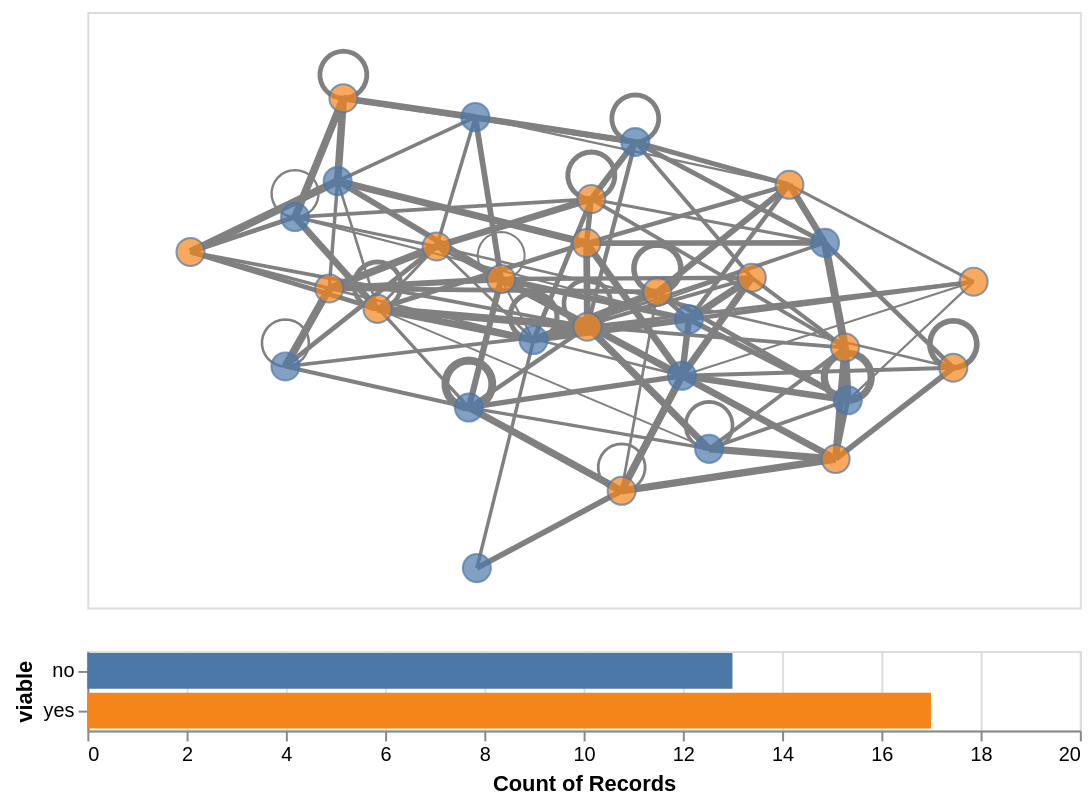

This figure's notebook cell:
### Code cell
# Get the node layer
#   The possible layers are [edges, arrows, nodes, labels], in this order,
#   but arrows are present only if G is directed and labels only if node_label is not None.
nodes = chart.layer[-1] # Assuming no labels; fine with both directed and undirected G

# Build a brush
brush = alt.selection_interval(encodings = ['x', 'y'])
colour = alt.Color('viable:N', legend = None)

# Condition nodes based on brush
nodes = nodes.encode(
    fill = alt.condition(brush, colour, alt.value('gray')),
).add_params(brush)

# Create a bar graph to show highlighted nodes
bars = alt.Chart(nodes.data).mark_bar().encode(
    x = alt.X('count()').scale(domain = (0, 20)),
    y = 'viable',
    color = 'viable',
).transform_filter(brush)

# Recombine layers, copy size and axes' ranges, and combine vertically with bars
edges = chart.layer[0] + chart.layer[1] if G.is_directed() else chart.layer[0] # include arrows if present
graph_chart = anx.copy_size_and_axes(chart, edges + nodes) # maintain the original aspect ratio
graph_chart & bars.properties(width = graph_chart.width) # match widths and stack vertically

### Figure 1 — Vega-Lite specification as saved in the notebook (floating-point values rounded to 4 significant figures; data arrays with more than 128 entries replaced by an {"elided": "..."} marker saying what was removed)
{"config": {"view": {"continuousWidth": 300, "continuousHeight": 300}}, "vconcat": [{"layer": [{"data": {"name": "data-8521c33eb0b33415c8d2065c48f2d704"}, "mark": {"type": "line", "color": "grey", "point": {"opacity": 0, "size": 400}}, "encoding": {"detail": {"field": "edge", "type": "quantitative"}, "order": {"field": "order", "type": "quantitative"}, "strokeWidth": {"field": "weight", "legend": null, "type": "quantitative"}, "x": {"axis": null, "field": "x", "type": "quantitative"}, "y": {"axis": null, "field": "y", "type": "quantitative"}}}, {"data": {"name": "data-e85bd6acfd169b6c88eb91efb2ea89f9"}, "mark": {"type": "point", "shape": "circle", "size": 200, "strokeWidth": 1.0}, "encoding": {"fill": {"condition": {"param": "param_54853b0de6a785bc", "field": "viable", "legend": null, "type": "nominal"}, "value": "gray"}, "tooltip": [{"field": "importance", "type": "quantitative"}, {"field": "name", "type": "quantitative"}, {"field": "viable", "type": "nominal"}], "x": {"axis": null, "field": "x", "type": "quantitative"}, "y": {"axis": null, "field": "y", "type": "quantitative"}}, "name": "view_bbb2224dafde1408_0"}], "encoding": {"x": {"scale": {"domain": [-0.2195, 1.893]}}, "y": {"scale": {"domain": [-0.08366, 1.184]}}}, "height": 300.0, "width": 500.0}, {"data": {"name": "data-e85bd6acfd169b6c88eb91efb2ea89f9"}, "mark": {"type": "bar"}, "encoding": {"color": {"field": "viable", "type": "nominal"}, "x": {"aggregate": "count", "scale": {"domain": [0, 20]}, "type": "quantitative"}, "y": {"field": "viable", "type": "nominal"}}, "transform": [{"filter": {"param": "param_54853b0de6a785bc"}}], "width": 500.0}], "params": [{"name": "param_54853b0de6a785bc", "select": {"type": "interval", "encodings": ["x", "y"]}, "views": ["view_bbb2224dafde1408_0"]}], "$schema": "https://vega.github.io/schema/vega-lite/v6.4.1.json", "datasets": {"data-8521c33eb0b33415c8d2065c48f2d704": {"elided": "774 records"}, "data-e85bd6acfd169b6c88eb91efb2ea89f9": [{"node": 0, "x": 1.399, "y": 0.3571, "importance": -1.278, "name": 375, "viable": "no"}, {"node": 1, "x": 0.398, "y": 0.5516, "importance": 0.7034, "name": 871, "viable": "yes"}, {"node": 2, "x": 0.5238, "y": 0.6845, "importance": 0.2725, "name": 20, "viable": "yes"}, {"node": 3, "x": 0.9176, "y": 0.1644, "importance": -0.2476, "name": 579, "viable": "yes"}, {"node": 4, "x": 1.393, "y": 0.4693, "importance": 0.4382, "name": 926, "viable": "yes"}, {"node": 5, "x": 0.6094, "y": 0.0, "importance": -0.8683, "name": 316, "viable": "no"}, {"node": 6, "x": 0.2225, "y": 0.7471, "importance": 0.8133, "name": 675, "viable": "no"}, {"node": 7, "x": 1.061, "y": 0.5293, "importance": -0.2371, "name": 426, "viable": "no"}, {"node": 8, "x": 0.5924, "y": 0.3417, "importance": -0.7036, "name": 757, "viable": "no"}, {"node": 9, "x": 1.104, "y": 0.2538, "importance": -2.645, "name": 90, "viable": "no"}, {"node": 10, "x": 1.373, "y": 0.2321, "importance": -0.5532, "name": 48, "viable": "yes"}, {"node": 11, "x": 1.275, "y": 0.8157, "importance": 0.6334, "name": 591, "viable": "yes"}, {"node": 12, "x": 0.3132, "y": 0.8236, "importance": -1.483, "name": 586, "viable": "no"}, {"node": 13, "x": 0.8447, "y": 0.5138, "importance": 1.595, "name": 81, "viable": "yes"}, {"node": 14, "x": 0.6612, "y": 0.6151, "importance": 0.4182, "name": 439, "viable": "yes"}, {"node": 15, "x": 0.8429, "y": 0.6917, "importance": 0.4315, "name": 798, "viable": "yes"}, {"node": 16, "x": 1.667, "y": 0.6096, "importance": 0.1832, "name": 493, "viable": "yes"}, {"node": 17, "x": 0.202, "y": 0.4292, "importance": -0.5643, "name": 725, "viable": "no"}, {"node": 18, "x": 0.853, "y": 0.7854, "importance": -1.642, "name": 672, "viable": "yes"}, {"node": 19, "x": 0.2952, "y": 0.5952, "importance": -1.14, "name": 629, "viable": "yes"}, {"node": 20, "x": 0.9466, "y": 0.907, "importance": -1.722, "name": 825, "viable": "no"}, {"node": 21, "x": 1.623, "y": 0.4265, "importance": 0.2248, "name": 91, "viable": "yes"}, {"node": 22, "x": 0.0, "y": 0.6728, "importance": 0.02047, "name": 302, "viable": "yes"}, {"node": 23, "x": 1.35, "y": 0.6921, "importance": -1.21, "name": 801, "viable": "no"}, {"node": 24, "x": 0.3253, "y": 1.0, "importance": -1.702, "name": 478, "viable": "yes"}, {"node": 25, "x": 0.7301, "y": 0.4854, "importance": -0.248, "name": 966, "viable": "no"}, {"node": 26, "x": 0.9936, "y": 0.5878, "importance": 0.4766, "name": 724, "viable": "yes"}, {"node": 27, "x": 1.046, "y": 0.4093, "importance": 2.035, "name": 630, "viable": "no"}, {"node": 28, "x": 0.6062, "y": 0.9597, "importance": -1.167, "name": 345, "viable": "no"}, {"node": 29, "x": 1.195, "y": 0.618, "importance": 0.3874, "name": 460, "viable": "yes"}]}}
